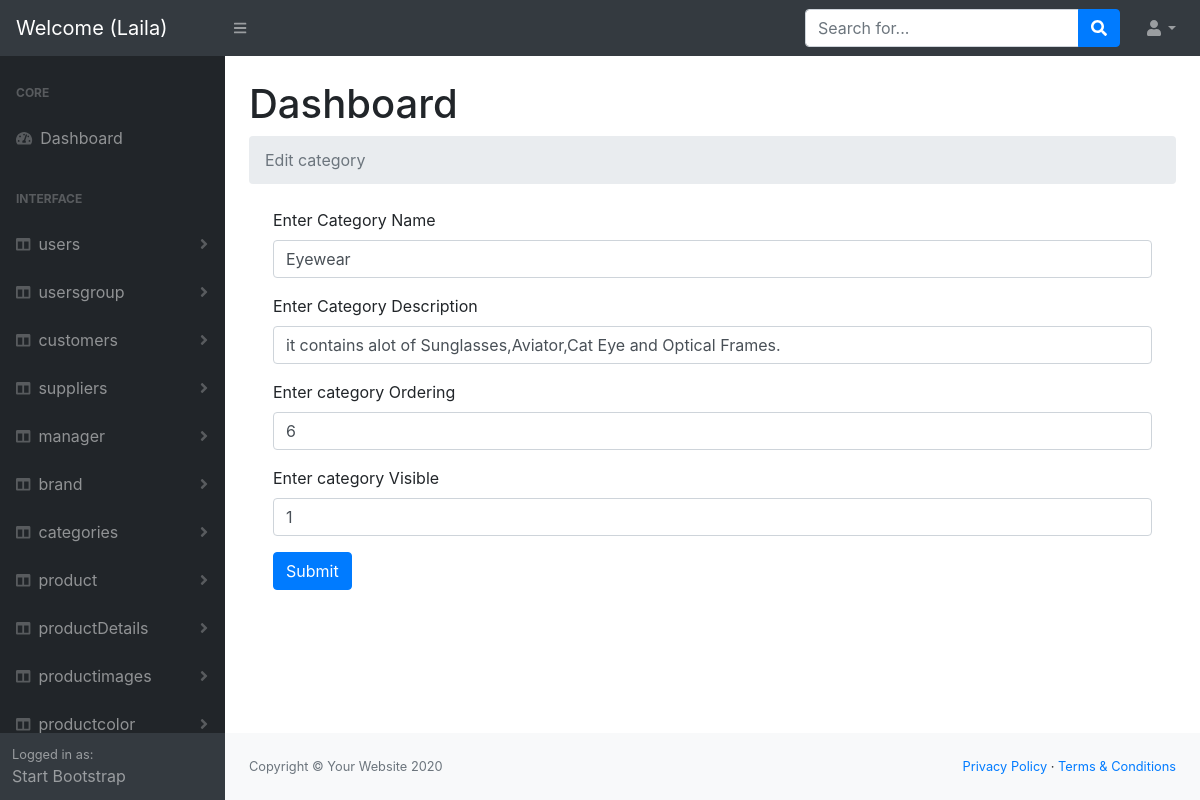
Page /Dashboard/admin/categories/edit.php?id=6 (signed in) on the committed database.
### tables this page shows
CREATE TABLE `categoreis` (
  `id` int(11) NOT NULL,
  `categoryname` varchar(250) NOT NULL,
  `description` text NOT NULL,
  `ordering` tinyint(4) NOT NULL COMMENT 'order the category as I wish anytime',
  `Active` tinyint(4) NOT NULL DEFAULT 1 COMMENT 'make visible 1 or not 2',
  `category_made_date` datetime NOT NULL DEFAULT current_timestamp()
);

### Dashboard/admin/helpers/functions.php (called while the page is built, shortened)
<?php
function Sanitize($input, $flag)
{
    $sanitize_var = $input;
    switch ($flag) {
        case 1:
            $sanitize_var = filter_var($sanitize_var, FILTER_SANITIZE_NUMBER_INT);
            break;
    }
    return $sanitize_var;
}

### Dashboard/admin/categories/edit.php (the view, shortened to what this page needs)
<?php
include '../helpers/functions.php';
include '../helpers/dbconnection.php';
   $id = '';
   if($_SERVER['REQUEST_METHOD'] == "GET"){
      $id  = Sanitize($_GET['id'],1);
    }
   $sql1  =" SELECT `id`, `categoryname`, `description`, `ordering`, `Active`, `category_made_date` FROM `categoreis` WHERE `id`= ".$id;
   $op1  = mysqli_query($conn,$sql1);
   $FData = mysqli_fetch_assoc($op1);
    include '../header.php';
?>
  <body class="sb-nav-fixed">
<?php
    include '../nav.php';
?>
        <div id="layoutSidenav">
<?php
    include '../sidNave.php';
?>
            <div id="layoutSidenav_content">
                <main>
                    <div class="container-fluid">
                        <h1 class="mt-4">Dashboard</h1>
                        <ol class="breadcrumb mb-4">
                        <?php
                            if(isset($_SESSION['errors'])){
                               foreach($_SESSION['errors'] as $key =>  $value){
                                echo '* '.$key.' : '.$value.'<br>';
                               }
                             unset($_SESSION['errors']);
                             }else{
                        ?>
                        <li class="breadcrumb-item active">Edit category </li>
                        <?php } ?>
                        </ol>
<div class="container">
 <form  method="post"  action="edit.php?id=<?php echo $FData['id'];?>"  enctype ="multipart/form-data">
                 <div class="form-group">
                     <label for="exampleInputEmail1">Enter Category Name</label>
                     <input type="text" name="categoryname"  value="<?php echo $FData['categoryname']; ?>" class="form-control" id="exampleInputName" aria-describedby=""
                         placeholder="Enter Category Name ">
                 </div>
                 <div class="form-group">
                     <label for="exampleInputEmail1">Enter Category Description </label>
                     <input type="text" name="description"  value="<?php echo $FData['description']; ?>" class="form-control" id="exampleInputName" aria-describedby=""
                         placeholder="Enter description ">
                  </div>
                 <div class="form-group">
                     <label for="exampleInputEmail1">Enter category Ordering </label>
                     <input type="text" name="ordering"  value="<?php echo $FData['ordering']; ?>" class="form-control" id="exampleInputName" aria-describedby=""
                         placeholder="Enter ordering ">
                  </div>
                 <div class="form-group">
                     <label for="exampleInputEmail1">Enter category Visible  </label>
                     <input type="text" name="Active"   value="<?php echo $FData['Active']; ?>"class="form-control" id="exampleInputName" aria-describedby=""
                         placeholder="Enter Active 1 for visible 2 for not ">
                  </div>
                     <button type="submit"  name="submit"class="btn btn-primary">Submit</button>
</form>
</div>
              </div>
              </main>
 <?php
include '../footer.php';
 ?>

### rows in the picture
categoreis: categoryname "Eyewear", description "it contains alot of Sunglasses,Aviator,Cat Eye and Optical Frames.", ordering "6", Active "1"

### other values in the picture
$_SESSION['User']['firstName'] "Laila"
$data "users"
$data "usersgroup"
$data "customers"
$data "suppliers"
$data "manager"
$data "brand"
$data "categories"
$data "product"
$data "productDetails"
$data "productimages"
$data "productcolor"
